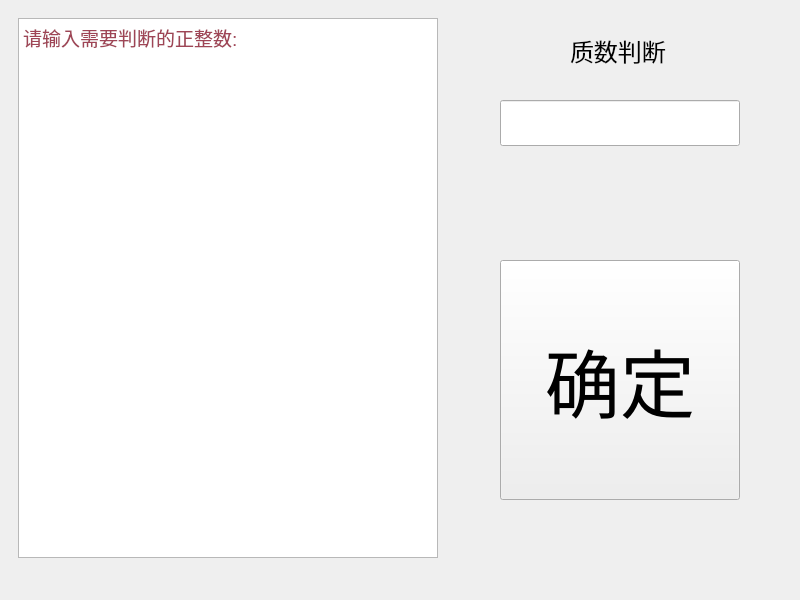
<?xml version="1.0" encoding="UTF-8"?>
<ui version="4.0">
 <class>prime</class>
 <widget class="QWidget" name="prime">
  <property name="geometry">
   <rect>
    <x>0</x>
    <y>0</y>
    <width>800</width>
    <height>600</height>
   </rect>
  </property>
  <property name="windowTitle">
   <string>prime</string>
  </property>
  <widget class="QLineEdit" name="inputNum">
   <property name="geometry">
    <rect>
     <x>500</x>
     <y>100</y>
     <width>240</width>
     <height>46</height>
    </rect>
   </property>
   <property name="font">
    <font>
     <pointsize>24</pointsize>
    </font>
   </property>
   <property name="text">
    <string/>
   </property>
  </widget>
  <widget class="QTextBrowser" name="display">
   <property name="geometry">
    <rect>
     <x>18</x>
     <y>18</y>
     <width>420</width>
     <height>540</height>
    </rect>
   </property>
   <property name="html">
    <string>&lt;!DOCTYPE HTML PUBLIC &quot;-//W3C//DTD HTML 4.0//EN&quot; &quot;http://www.w3.org/TR/REC-html40/strict.dtd&quot;&gt;
&lt;html&gt;&lt;head&gt;&lt;meta name=&quot;qrichtext&quot; content=&quot;1&quot; /&gt;&lt;style type=&quot;text/css&quot;&gt;
p, li { white-space: pre-wrap; }
&lt;/style&gt;&lt;/head&gt;&lt;body style=&quot; font-family:'Sans Serif'; font-size:9pt; font-weight:400; font-style:normal;&quot;&gt;
&lt;p style=&quot; margin-top:0px; margin-bottom:0px; margin-left:0px; margin-right:0px; -qt-block-indent:0; text-indent:0px;&quot;&gt;&lt;span style=&quot; font-size:14pt; color:#9f4556;&quot;&gt;请输入需要判断的正整数:&lt;/span&gt;&lt;/p&gt;&lt;/body&gt;&lt;/html&gt;</string>
   </property>
  </widget>
  <widget class="QPushButton" name="confirmButton">
   <property name="geometry">
    <rect>
     <x>500</x>
     <y>260</y>
     <width>240</width>
     <height>240</height>
    </rect>
   </property>
   <property name="font">
    <font>
     <pointsize>56</pointsize>
    </font>
   </property>
   <property name="text">
    <string>确定</string>
   </property>
  </widget>
  <widget class="QLabel" name="label">
   <property name="geometry">
    <rect>
     <x>570</x>
     <y>20</y>
     <width>160</width>
     <height>60</height>
    </rect>
   </property>
   <property name="font">
    <font>
     <pointsize>18</pointsize>
    </font>
   </property>
   <property name="text">
    <string>质数判断</string>
   </property>
  </widget>
 </widget>
 <layoutdefault spacing="6" margin="11"/>
 <resources/>
 <connections>
  <connection>
   <sender>confirmButton</sender>
   <signal>clicked()</signal>
   <receiver>prime</receiver>
   <slot>confirmClicked()</slot>
   <hints>
    <hint type="sourcelabel">
     <x>293</x>
     <y>238</y>
    </hint>
    <hint type="destinationlabel">
     <x>304</x>
     <y>322</y>
    </hint>
   </hints>
  </connection>
 </connections>
 <slots>
  <slot>confirmClicked()</slot>
 </slots>
</ui>
